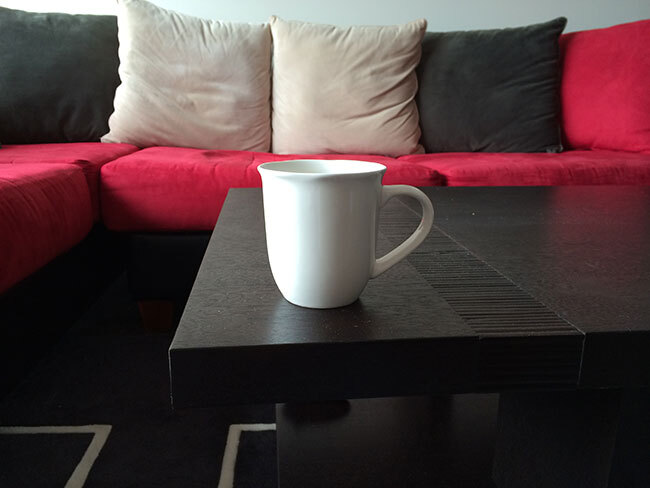
#> input picture assets/source_01.jpg, 650 x 488 px
$ python gradiant.py --image ../assets/source_01.jpg   (older library calls are emulated)
#> lines starting #> are read from the running program, lines starting #| are printed output that depends on the picture
import numpy as np
import argparse
import cv2

# construct the argument parser and parse the arguments
ap = argparse.ArgumentParser()
ap.add_argument("-i", "--image", required=True, help="Path to the image")
ap.add_argument(
    "-l", "--lower-angle", type=float, default=175.0, help="Lower orientation angle"
)
ap.add_argument(
    "-u", "--upper-angle", type=float, default=180.0, help="Upper orientation angle"
)
args = vars(ap.parse_args())
# load the image, convert it to grayscale, and display the original
# image
image = cv2.imread(args["image"])
#> image is the input picture: shape (488, 650, 3); mean B, G, R 64.3, 63.2, 82.3
gray = cv2.cvtColor(image, cv2.COLOR_BGR2GRAY)
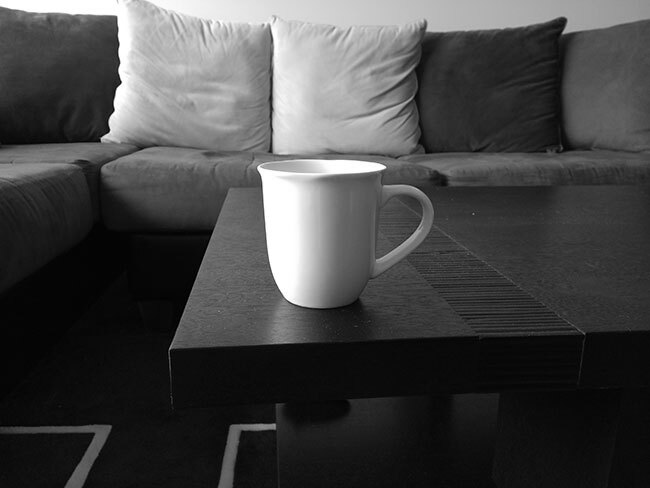
#> gray: shape (488, 650); min 0, max 255, mean 69.1
cv2.imshow("Original", image)
# compute gradients along the X and Y axis, respectively
gX = cv2.Sobel(gray, cv2.CV_64F, 1, 0)
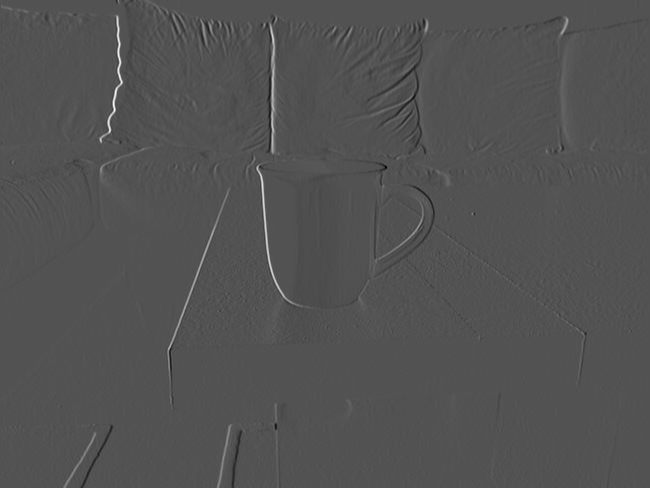
#> gX: shape (488, 650) float64; min -467, max 968, mean 0.1; drawn with min black and max white
gY = cv2.Sobel(gray, cv2.CV_64F, 0, 1)
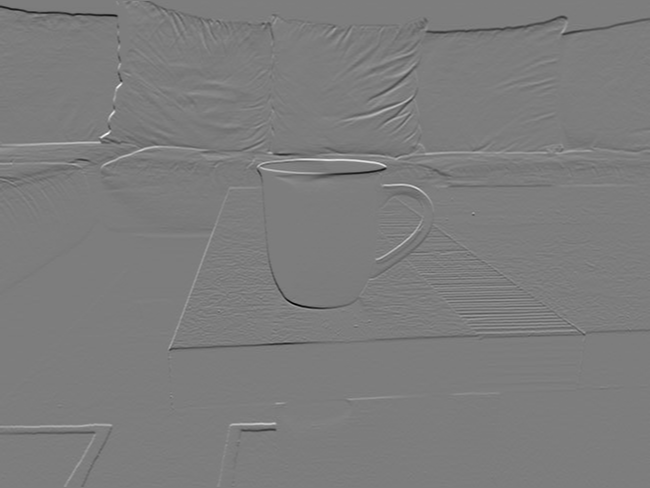
#> gY: shape (488, 650) float64; min -759, max 784, mean -3.1; drawn with min black and max white
# compute the gradient magnitude and orientation, respectively
mag = np.sqrt((gX**2) + (gY**2))
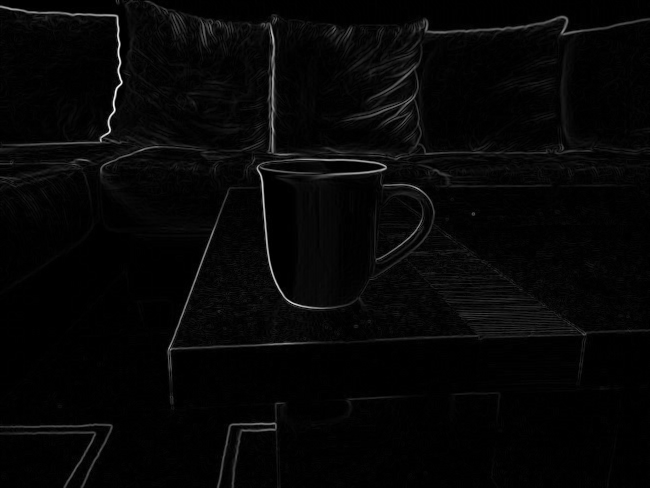
#> mag: shape (488, 650) float64; min 0, max 969.3, mean 24.7; drawn with min black and max white
orientation = np.arctan2(gY, gX) * (180 / np.pi) % 180
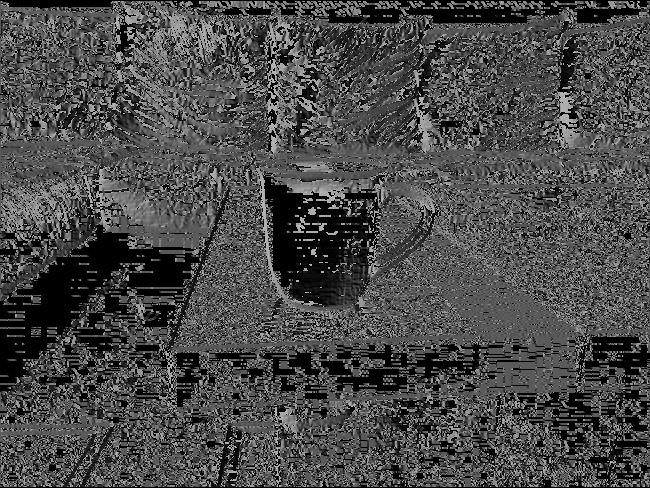
#> orientation: shape (488, 650) float64; min 0, max 179.9, mean 73.5
# find all pixels that are within the upper and low angle boundaries
gX = cv2.convertScaleAbs(gX)
gY = cv2.convertScaleAbs(gY)
# combine the sobel X and Y representations into a single image
sobelCombined = cv2.addWeighted(gX, 0.5, gY, 0.5, 0)
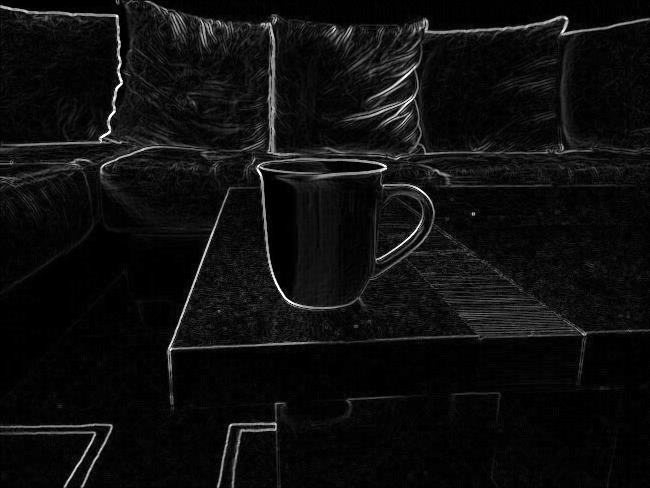
#> sobelCombined: shape (488, 650); min 0, max 255, mean 14.1
# show our output images
cv2.imshow("Sobel X", gX)
cv2.imshow("Sobel Y", gY)
cv2.imshow("Sobel Combined", sobelCombined)
idxs = np.where(orientation >= args["lower_angle"], orientation, -1)
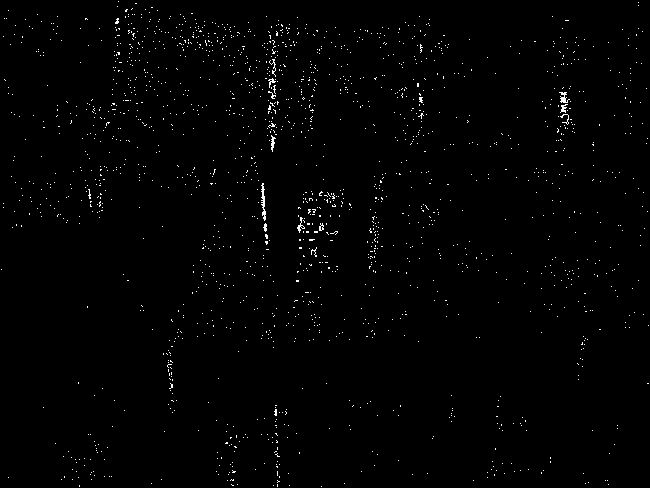
#> idxs: shape (488, 650) float64; min -1, max 179.9, mean 0.7; drawn with min black and max white
idxs = np.where(orientation <= args["upper_angle"], idxs, -1)
mask = np.zeros(gray.shape, dtype="uint8")
mask[idxs > -1] = 255
# show the images
cv2.imshow("Mask", mask)
cv2.waitKey(0)

$ run again, on assets/source_03.jpg
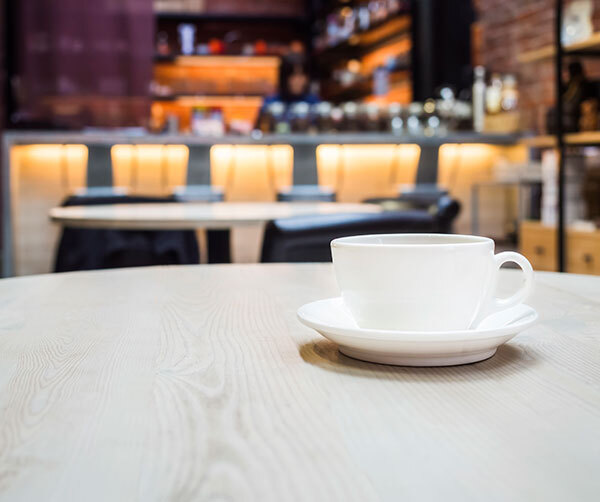
#> input picture assets/source_03.jpg, 600 x 502 px
#> image is the input picture: shape (502, 600, 3); mean B, G, R 146, 153.4, 166.8
#> `orientation = np.arctan2(gY, gX) * (180 / np.pi) % 180`:
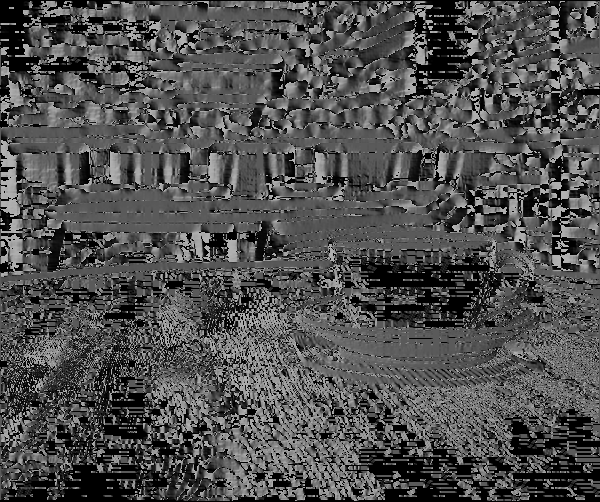
#> orientation: shape (502, 600) float64; min 0, max 179.9, mean 79.4
#> `idxs = np.where(orientation >= args["lower_angle"], orientation, -1)`:
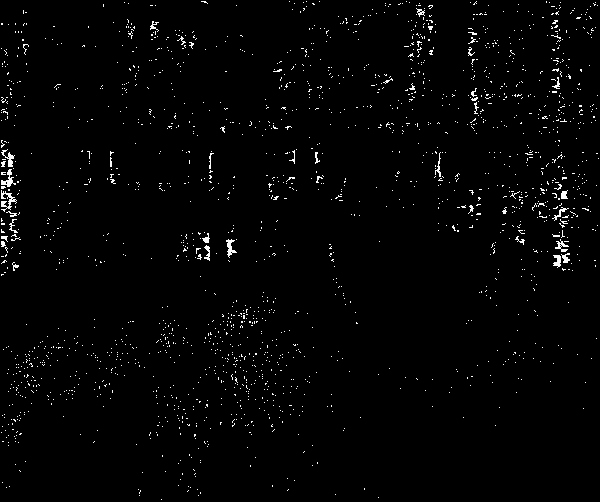
#> idxs: shape (502, 600) float64; min -1, max 179.9, mean 2.1; drawn with min black and max white
